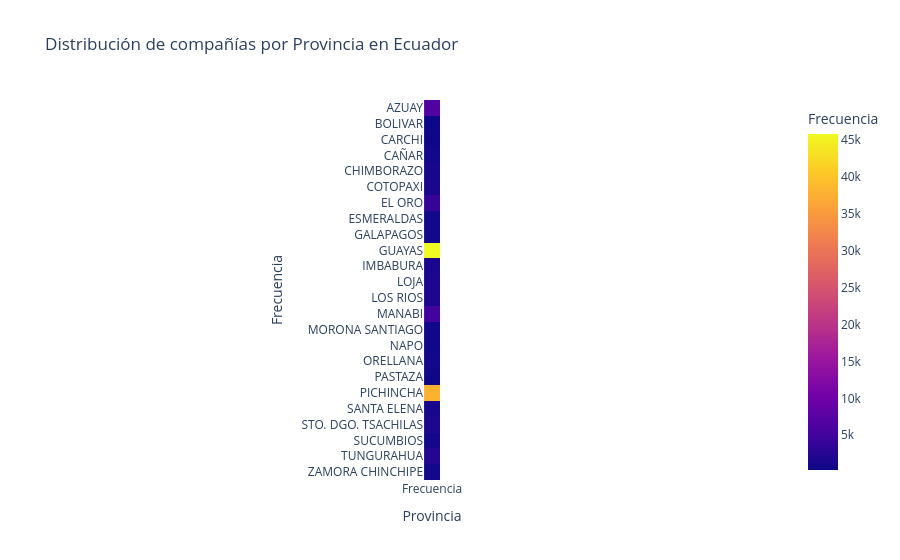

Notebook code for this chart:
### Code cell
# Datos
provincias = raw_ranking2023['Provincia'].value_counts().reset_index()
provincias.columns = ['Provincia', 'Frecuencia']

# Crear una matriz de datos para el mapa de calor
heatmap_data = provincias.pivot_table(index='Provincia', values='Frecuencia', aggfunc='sum').fillna(0)

# Crear el gráfico de mapa de calor
fig = px.imshow(heatmap_data, 
                labels=dict(x="Provincia", y="Frecuencia", color="Frecuencia"),
                title='Distribución de compañías por Provincia en Ecuador')

# Mostrar el gráfico
fig.show()

### Figure 1 — Plotly figure (JSON) as saved in the notebook; plotly's stock layout.template omitted (floating-point values rounded to 4 significant figures)
{"data": [{"coloraxis": "coloraxis", "hovertemplate": "Provincia: %{x}<br>Frecuencia: %{y}<br>Frecuencia: %{z}<extra></extra>", "name": "0", "type": "heatmap", "x": ["Frecuencia"], "xaxis": "x", "y": ["AZUAY", "BOLIVAR", "CARCHI", "CAÑAR", "CHIMBORAZO", "COTOPAXI", "EL ORO", "ESMERALDAS", "GALAPAGOS", "GUAYAS", "IMBABURA", "LOJA", "LOS RIOS", "MANABI", "MORONA SANTIAGO", "NAPO", "ORELLANA", "PASTAZA", "PICHINCHA", "SANTA ELENA", "STO. DGO. TSACHILAS", "SUCUMBIOS", "TUNGURAHUA", "ZAMORA CHINCHIPE"], "yaxis": "y", "z": [[6546], [296], [421], [783], [1314], [1434], [3897], [740], [799], [45815], [1573], [1699], [1833], [5059], [693], [436], [859], [367], [37955], [1289], [1583], [926], [2430], [864]]}], "layout": {"coloraxis": {"colorbar": {"title": {"text": "Frecuencia"}}, "colorscale": [[0, "#0d0887"], [0.1111, "#46039f"], [0.2222, "#7201a8"], [0.3333, "#9c179e"], [0.4444, "#bd3786"], [0.5556, "#d8576b"], [0.6667, "#ed7953"], [0.7778, "#fb9f3a"], [0.8889, "#fdca26"], [1, "#f0f921"]]}, "title": {"text": "Distribución de compañías por Provincia en Ecuador"}, "xaxis": {"anchor": "y", "constrain": "domain", "domain": [0, 1], "scaleanchor": "y", "title": {"text": "Provincia"}}, "yaxis": {"anchor": "x", "autorange": "reversed", "constrain": "domain", "domain": [0, 1], "title": {"text": "Frecuencia"}}}}
